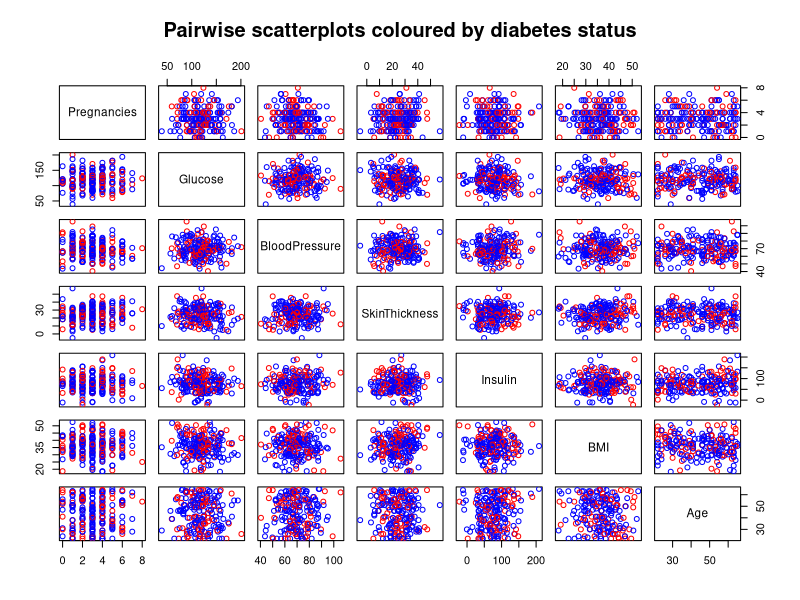
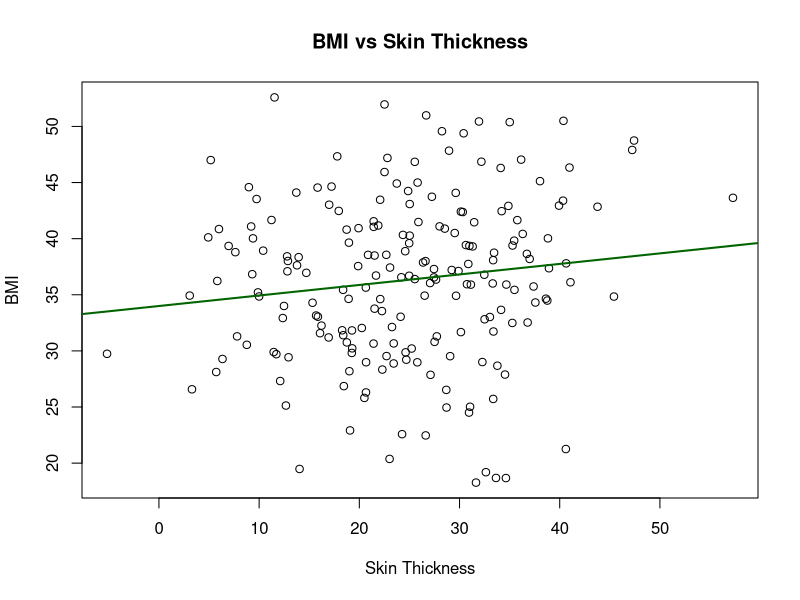
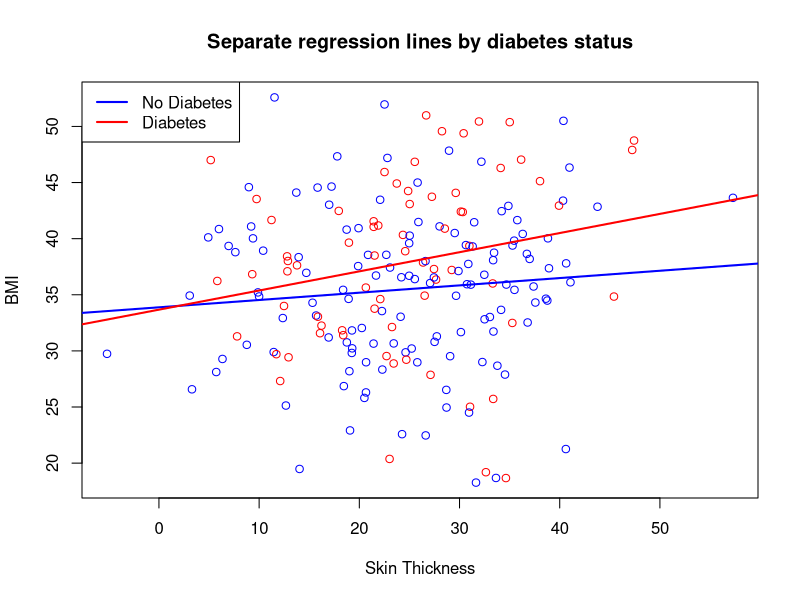

Write the R code that produced these figures, in order.
## =========================================================
## MASH tutoring prep (R)
## Dummy data mimicking Pima Diabetes dataset structure
## =========================================================

set.seed(42)
n <- 200
diabetes_data <- data.frame(
  Pregnancies   = rpois(n, 3),
  Glucose       = rnorm(n, 120, 30),
  BloodPressure = rnorm(n, 70, 12),
  SkinThickness = rnorm(n, 25, 10),
  Insulin       = rnorm(n, 80, 40),
  BMI           = rnorm(n, 32, 6),
  Age           = round(runif(n, 21, 65)),
  Outcome       = rbinom(n, 1, 0.35)   # 0 = no diabetes, 1 = diabetes
)
diabetes_data$BMI <- diabetes_data$BMI + 0.15*diabetes_data$SkinThickness +
  3*diabetes_data$Outcome + rnorm(n, 0, 3)  # build in a real relationship

## ---------------------------------------------------------
## Appt 1: import, dimensions, pairs() coloured by Outcome
## ---------------------------------------------------------
dim(diabetes_data)
pairs(diabetes_data[ , !(names(diabetes_data) %in% "Outcome")],
      col = ifelse(diabetes_data$Outcome == 1, "red", "blue"),
      main = "Pairwise scatterplots coloured by diabetes status")

## ---------------------------------------------------------
## Appt 3: simple linear model, BMI ~ SkinThickness
## ---------------------------------------------------------
model_simple <- lm(BMI ~ SkinThickness, data = diabetes_data)
summary(model_simple)

plot(diabetes_data$SkinThickness, diabetes_data$BMI,
     xlab = "Skin Thickness", ylab = "BMI",
     main = "BMI vs Skin Thickness")
abline(model_simple, col = "darkgreen", lwd = 2)

## ---------------------------------------------------------
## Appt 4: multiple linear regression, R^2 vs adj R^2,
##         factor / binary predictors
## ---------------------------------------------------------
diabetes_data$Outcome_factor <- factor(diabetes_data$Outcome,
                                        labels = c("No Diabetes", "Diabetes"))

model_multi <- lm(BMI ~ SkinThickness + Age + Outcome_factor,
                   data = diabetes_data)
summary(model_multi)   # compare Multiple R-squared vs Adjusted R-squared

## ---------------------------------------------------------
## Appt 5 / TODAY: subset by diabetes status, separate fits,
##         compare R^2, then add diabetes as a predictor
## ---------------------------------------------------------
no_diabetes  <- subset(diabetes_data, Outcome == 0)
yes_diabetes <- subset(diabetes_data, Outcome == 1)

fit_no  <- lm(BMI ~ SkinThickness, data = no_diabetes)
fit_yes <- lm(BMI ~ SkinThickness, data = yes_diabetes)

summary(fit_no)$r.squared
summary(fit_yes)$r.squared

plot(diabetes_data$SkinThickness, diabetes_data$BMI,
     col = ifelse(diabetes_data$Outcome == 1, "red", "blue"),
     xlab = "Skin Thickness", ylab = "BMI",
     main = "Separate regression lines by diabetes status")
abline(fit_no,  col = "blue", lwd = 2)
abline(fit_yes, col = "red",  lwd = 2)
legend("topleft", legend = c("No Diabetes", "Diabetes"),
       col = c("blue", "red"), lwd = 2)

## Diabetes status as an ADDITIVE predictor (same slope, different intercept)
model_additive <- lm(BMI ~ SkinThickness + Outcome_factor, data = diabetes_data)
summary(model_additive)

## ---------------------------------------------------------
## do the slopes actually differ?
## -> Interaction term (different slope AND intercept per group)
## ---------------------------------------------------------
model_interaction <- lm(BMI ~ SkinThickness * Outcome_factor, data = diabetes_data)
summary(model_interaction)

## Formal test: does adding the interaction improve the model?
anova(model_additive, model_interaction)

## Visual: interaction model reproduces the two separate-fit lines
## (compare model_interaction coefficients to fit_no / fit_yes coefficients)

## ---------------------------------------------------------
## ALSO STILL OUTSTANDING (flagged after Appt 4): binary DV
## i.e. logistic regression, Outcome ~ predictors
## ---------------------------------------------------------
model_logistic <- glm(Outcome ~ BMI + Age + SkinThickness,
                       data = diabetes_data, family = binomial)
summary(model_logistic)
exp(coef(model_logistic))  # odds ratios, often the more intuitive interpretation for clinicians
